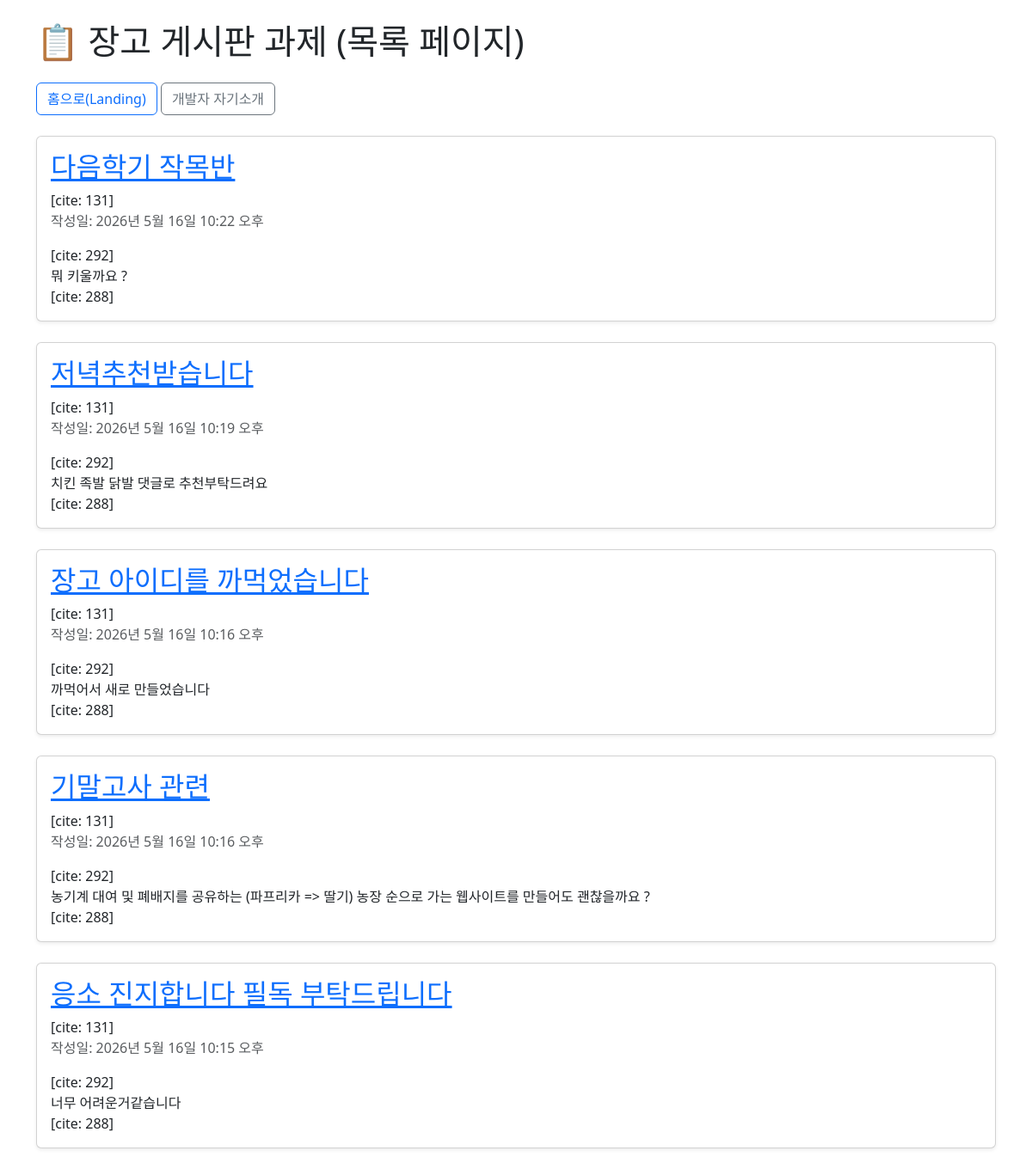
Screenshot of /blog/ with the database file from the repository.
### todo/models.py (models this page shows, shortened)
class Post(models.Model):
    title = models.CharField(max_length=30)
    content = models.TextField()
    created_at = models.DateTimeField(auto_now_add=True)
    updated_at = models.DateTimeField(auto_now=True)
    def get_absolute_url(self):
        return f'/blog/{self.pk}/'

### todo/views.py (the view)
# urls.py: path('', views.index),
def index(request):
    posts = Post.objects.all().order_by('-pk')  # 최신 글이 맨 위로! [cite: 448, 450]
    return render(request, 'todo/post_list.html', {'posts': posts})

### todo/templates/todo/post_list.html (shortened to what this page needs)
<!DOCTYPE html>
<html lang="ko">
<head>
    <link rel="stylesheet" href="https://cdn.jsdelivr.net/npm/bootstrap@5.3.0/dist/css/bootstrap.min.css">
</head>
<body class="container mt-4">
    <h1 class="mb-4">📋 장고 게시판 과제 (목록 페이지)</h1>
    <nav class="mb-4">
        <a href="/" class="btn btn-outline-primary">홈으로(Landing)</a>
        <a href="/about_me/" class="btn btn-outline-secondary">개발자 자기소개</a>
    </nav>
    <div class="row">
        {% for p in posts %} <div class="col-md-12 mb-4">
            <div class="card shadow-sm">
                <div class="card-body">
                    <h2><a href="{{ p.get_absolute_url }}">{{ p.title }}</a></h2> [cite: 131]
                    <p class="text-muted">작성일: {{ p.created_at }}</p> [cite: 292]
                    <p class="card-text">{{ p.content }}</p> [cite: 288]
                </div>
            </div>
        </div>
        {% empty %}
        <p>게시글이 없습니다. Admin에서 추가해 주세요!</p>
        {% endfor %}
    </div>
</body>
</html>

### rows the page displays
Post: title "다음학기 작목반", created_at "2026년 5월 16일 10:22 오후", content "뭐 키울까요 ?"
Post: title "저녁추천받습니다", created_at "2026년 5월 16일 10:19 오후", content "치킨 족발 닭발 댓글로 추천부탁드려요"
Post: title "장고 아이디를 까먹었습니다", created_at "2026년 5월 16일 10:16 오후", content "까먹어서 새로 만들었습니다"
Post: title "기말고사 관련", created_at "2026년 5월 16일 10:16 오후", content "농기계 대여 및 폐배지를 공유하는 (파프리카 => 딸기) 농장 순으로 가는 웹사이트를 만들어도 괜찮을까요 ?"
Post: title "응소 진지합니다 필독 부탁드립니다", created_at "2026년 5월 16일 10:15 오후", content "너무 어려운거같습니다"
